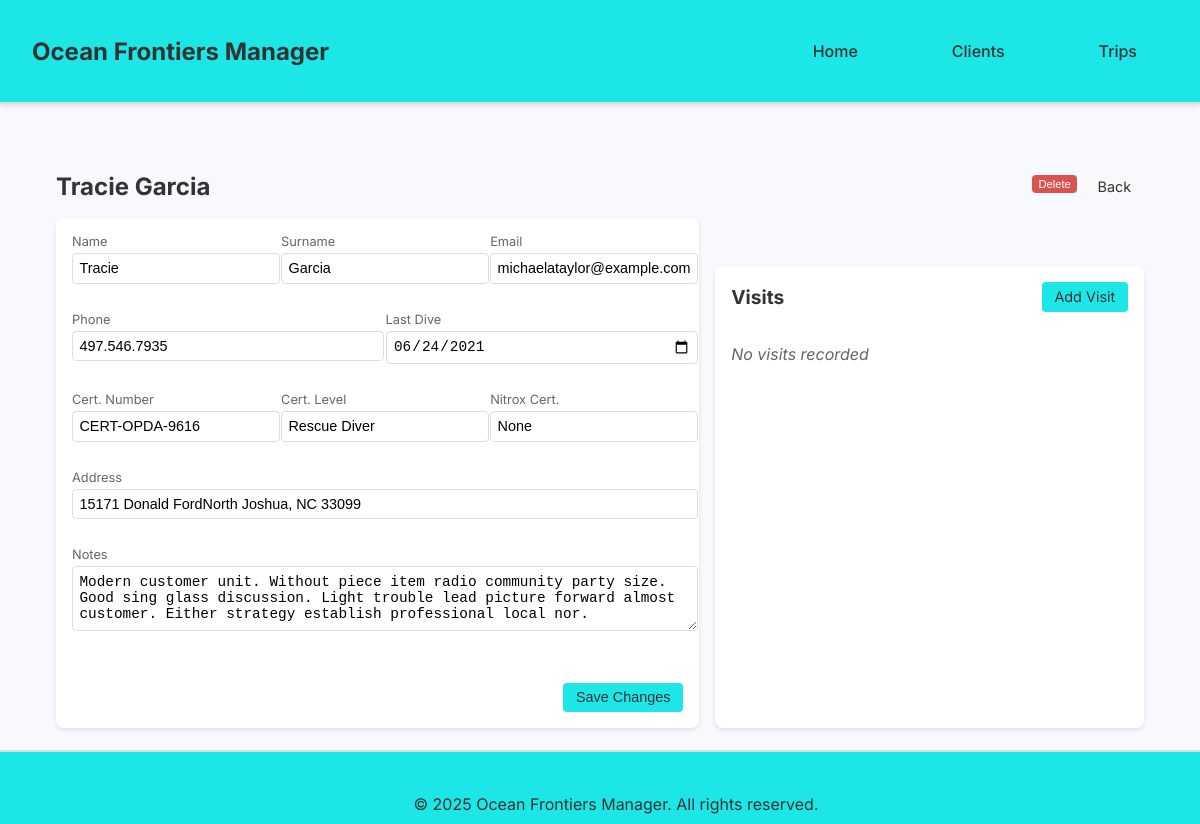
/client_details/5, run on the app's committed database.
### app/models/models.py (models this page shows, shortened)
class Client(db.Model):
    id = db.Column(db.Integer, primary_key=True)
    name = db.Column(db.String(100), nullable=False)
    surname = db.Column(db.String(100), nullable=False)
    email = db.Column(db.String(120))
    phone = db.Column(db.String(20))
    address = db.Column(db.String(200))
    notes = db.Column(db.Text)
    last_dive_day = db.Column(db.Date)
    certification_number = db.Column(db.String(50))
    certification_level = db.Column(db.String(50))
    nitrox_certification_number = db.Column(db.String(50))
    visits = db.relationship('Visit', secondary=client_visits_association)
    trips = db.relationship('Trip', secondary=clients_trips_association, back_populates='clients')

### app/routes/client_routes.py (the view)
@clients.route("/client_details/<int:client_id>")
def client_details(client_id):
    client = Client.query.get_or_404(client_id)
    visits_data = get_client_visits(client)
    return render_template('client_details.html', client=client, visits_data=visits_data)

### app/services/client_service.py (called while the page is built, shortened)
def get_client_visits(client):
    related_visits = client.visits
    visits_data = []
    return visits_data

### app/templates/client_details.html (shortened to what this page needs)
{% extends 'base.html' %}
{% block content %}
<section class="client-details-container">
    <div class="client-header">
        <h2>{{ client.name }} {{ client.surname }}</h2>
        <div class="header-actions">
            <form method="POST" action="{{ url_for('clients.delete_client', client_id=client.id) }}" class="delete-client-form">
                <button type="submit" class="delete-button" onclick="return confirm('Are you sure you want to delete this client?')">Delete</button>
            </form>
            <a href="{{ url_for('clients.client_list') }}" class="back-button">Back</a>
        </div>
    </div>
    <div class="content-grid">
        <div class="client-info-section">
            <form method="POST" action="{{ url_for('clients.edit_client', client_id=client.id) }}" class="client-edit-form">
                <div class="form-row">
                    <div class="form-group">
                        <label>Name</label>
                        <input type="text" name="name" value="{{ client.name }}" required>
                    </div>
                    <div class="form-group">
                        <label>Surname</label>
                        <input type="text" name="surname" value="{{ client.surname }}" required>
                    </div>
                    <div class="form-group">
                        <label>Email</label>
                        <input type="email" name="email" value="{{ client.email }}">
                    </div>
                </div>
                <div class="form-row">
                    <div class="form-group">
                        <label>Phone</label>
                        <input type="text" name="phone" value="{{ client.phone }}">
                    </div>
                    <div class="form-group">
                        <label>Last Dive</label>
                        <input type="date" name="last_dive_day" value="{{ client.last_dive_day.strftime('%Y-%m-%d') if client.last_dive_day else '' }}">
                    </div>
                </div>
                <div class="form-row">
                    <div class="form-group">
                        <label>Cert. Number</label>
                        <input type="text" name="certification_number" value="{{ client.certification_number }}">
                    </div>
                    <div class="form-group">
                        <label>Cert. Level</label>
                        <input type="text" name="certification_level" value="{{ client.certification_level }}">
                    </div>
                    <div class="form-group">
                        <label>Nitrox Cert.</label>
                        <input type="text" name="nitrox_certification_number" value="{{ client.nitrox_certification_number }}">
                    </div>
                </div>
                <div class="form-row">
                    <div class="form-group full-width">
                        <label>Address</label>
                        <input type="text" name="address" value="{{ client.address }}">
                    </div>
                </div>
                <div class="form-row">
                    <div class="form-group full-width">
                        <label>Notes</label>
                        <textarea name="notes" rows="2">{{ client.notes }}</textarea>
                    </div>
                </div>
                <div class="form-actions">
                    <button type="submit" class="save-button">Save Changes</button>
                </div>
            </form>
        </div>
        <div class="visits-section">
            <div class="visits-header">
                <h3>Visits</h3>
                <a href="{{ url_for('visits.edit_visit', client_id=client.id) }}" class="add-visit-button">Add Visit</a>
            </div>
            <div class="visits-list">
                {% if visits_data %}
                    {% for visit_item in visits_data %}
                        {% set visit = visit_item.visit %}
                        {% set leader = visit_item.leader_client %}
                        <div class="visit-item">
                            <div class="visit-item-header">
                                <span>{{ visit.start_date.strftime('%Y-%m-%d') }} - {{ visit.end_date.strftime('%Y-%m-%d') }}</span>
                                <a href="{{ url_for('visits.edit_visit', visit_id=visit.id, client_id=client.id) }}" class="edit-link">Edit</a>
                            </div>
                            <div class="visit-item-details">
                                <span>{{ visit.place_of_stay }}</span>
                                <span>Leader: {{ leader.name if leader else 'Unknown' }}</span>
                            </div>
                        </div>
                    {% endfor %}
                {% else %}
                    <p class="no-visits">No visits recorded</p>
                {% endif %}
            </div>
        </div>
    </div>
</section>
{% endblock %}

### app/static/style.css (style rules this page uses)
:root { --light-turquoise: #1de6e6; --almost-white: #F8F8FF; --border-color: #ddd; --text-color: #333; --danger-color: #d9534f; --danger-hover: #c93a35; --link-color: #007bff; --shadow-light: 0 2px 4px rgba(0,0,0,0.1); --border-radius: 8px; --padding-standard: 20px; --primary-font: 'Inter', sans-serif; --header-height: 70px; }
body { font-family: sans-serif; margin: 0; padding: 0; background-color: var(--almost-white); color: var(--text-color); }
body { font-family: var(--primary-font); min-height: 100vh; display: flex; flex-direction: column; }
.form-group { margin-bottom: 1rem; }
.client-details-container { max-width: 1200px; margin: 0 auto; padding: 2rem; }
.client-header { display: flex; justify-content: space-between; align-items: center; margin-bottom: 2rem; }
.client-header h2 { font-size: 1.8rem; color: var(--text-color); }
.delete-button { padding: 0.6rem 1.2rem; background-color: var(--danger-color); color: white; border: none; border-radius: var(--border-radius); cursor: pointer; transition: background-color 0.2s ease; }
.form-group.full-width { grid-column: 1 / -1; }
.form-group label { display: block; margin-bottom: 0.5rem; color: #666; font-size: 0.9rem; }
.form-group input, .form-group textarea { width: 100%; padding: 0.8rem; border: 1px solid var(--border-color); border-radius: var(--border-radius); font-size: 1rem; transition: border-color 0.2s ease; }
.form-actions { margin-top: 2rem; text-align: right; }
.save-button { padding: 0.8rem 2rem; background-color: var(--light-turquoise); border: none; border-radius: var(--border-radius); color: var(--text-color); font-weight: 500; cursor: pointer; transition: background-color 0.2s ease; }
.visits-section { margin-top: 3rem; }
.visits-header { display: flex; justify-content: space-between; align-items: center; margin-bottom: 1.5rem; }
.visits-header h3 { font-size: 1.4rem; color: var(--text-color); }
.add-visit-button { padding: 0.6rem 1.2rem; background-color: var(--light-turquoise); color: var(--text-color); text-decoration: none; border-radius: var(--border-radius); transition: background-color 0.2s ease; }
.no-clients, .no-leader, .no-visits { color: #666; font-style: italic; }
.back-button { padding: 0.8rem 1.5rem; background-color: #f8f9fa; color: var(--text-color); text-decoration: none; border-radius: var(--border-radius); transition: background-color 0.2s ease; }
.client-details-container { max-width: 1200px; margin: 0 auto; padding: 1rem; }
.client-header { display: flex; justify-content: space-between; align-items: center; margin-bottom: 1rem; }
.client-header h2 { font-size: 1.5rem; margin: 0; }
.header-actions { display: flex; gap: 0.5rem; }
.content-grid { display: grid; grid-template-columns: 3fr 2fr; gap: 1rem; margin-top: 1rem; }
.client-info-section { background: white; padding: 1rem; border-radius: var(--border-radius); box-shadow: var(--shadow-light); }
.form-row { display: flex; gap: 1rem; margin-bottom: 0.75rem; }
.form-group { flex: 1; }
.form-group.full-width { flex: 1 1 100%; }
.form-group label { display: block; font-size: 0.8rem; color: #666; margin-bottom: 0.25rem; }
.form-group input, .form-group textarea { width: 100%; padding: 0.4rem; border: 1px solid var(--border-color); border-radius: 4px; font-size: 0.9rem; }
.form-group textarea { resize: vertical; min-height: 50px; }
.visits-section { background: white; padding: 1rem; border-radius: var(--border-radius); box-shadow: var(--shadow-light); }
.visits-header { display: flex; justify-content: space-between; align-items: center; margin-bottom: 1rem; }
.visits-header h3 { font-size: 1.2rem; margin: 0; }
.visits-list { max-height: 400px; overflow-y: auto; }
.delete-button, .back-button, .save-button, .add-visit-button { padding: 0.4rem 0.8rem; border-radius: 4px; font-size: 0.9rem; border: none; cursor: pointer; }
.delete-button { background-color: var(--danger-color); color: white; }
.back-button { background-color: #f8f9fa; color: var(--text-color); text-decoration: none; }
.save-button { background-color: var(--light-turquoise); color: var(--text-color); }
.add-visit-button { background-color: var(--light-turquoise); color: var(--text-color); text-decoration: none; font-size: 0.9rem; }
.header-actions button { padding: 3px 6px; font-size: 0.7rem; }

### data on the page
Client: name "Tracie", surname "Garcia", email "michaelataylor@example.com", phone "497.546.7935", last_dive_day "06/24/2021", certification_number "CERT-OPDA-9616", certification_level "Rescue Diver", nitrox_certification_number "None", address "15171 Donald FordNorth Joshua, NC 33099", notes "Modern customer unit. Without piece item radio community party size. Good sing glass discussion. Light trouble lead picture forward almost customer. Either strategy establish professional local nor."
